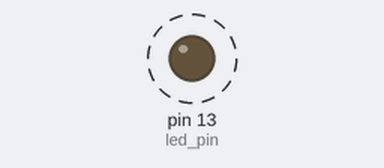
Recording of a sketch running on a simulated Arduino Uno, built with avr-gcc and run on an emulated ATmega328P. On the bench: output pins drawn as LEDs (lit = HIGH). Dashed ring = blinking. No radio packets arrive unless stated; what the sketch prints to the serial monitor is not drawn.

Above: at 1.5 s.
Timing chart, 0 to 4.0 s (numbered marks = the images above):
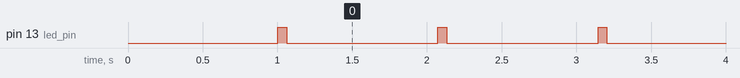

The sketch:

ArcheryRemote.ino
```cpp
#include <TimerOne.h>
#include <VirtualWire.h>

const int led_pin = 13;
const int transmit_pin = 12;

/* Counter and ISR variables */
unsigned char isrTick8, isrCountDownTick8 = 1;
unsigned char segment1,segment2,segment3,segment4;
unsigned char clockTimer8, countDownTick;

/* loop variables */
unsigned char dayTime[2];
unsigned long oldTime;


byte count = 1;
unsigned char sendPeriod;


void setup() {
  delay(1000);
  Serial.begin(9600);  // Debugging only
  Serial.println("setup");

  // put your setup code here, to run once:
  vw_set_tx_pin(transmit_pin);
  pinMode(13, OUTPUT);
  // pinMode(transmit_pin, OUTPUT);
  vw_setup(2000);
//  Timer1.initialize(102500);
//  Timer1.attachInterrupt(ClockTick);
  isrTick8 = 0;
  dayTime[0] = 56;
  dayTime[1] = 14;
}


void loop() {
//    unsigned char loopTimer;


  // put your main code here, to run repeatedly:
  char msg[1]; // = {'#'};
//  char msg[7] = {'h','e','l','l','o',' ','#'};

  if (millis() - oldTime > 100){ /* 100 ms task*/
    oldTime = oldTime + 100;
    ClockTick();
  }

//  loopTimer = clockTimer8;
  if (clockTimer8 > 59){
    clockTimer8 = 0; //clockTimer8 - 60;
    if (dayTime[0] < 59){
      dayTime[0]++;
    }
    else if (dayTime[1] < 23){
      dayTime[0] = 0;
      dayTime[1]++;
    }
    else {
      dayTime[0] = 0;
      dayTime[1] = 0;
    }
  }

  if(!sendPeriod) {
    sendPeriod = 100;
    msg[0] = 1;
    msg[1] = dayTime[1];
    msg[2] = dayTime[0];
    msg[3] = clockTimer8;
    msg[4] = isrTick8;
    Serial.print(msg[0], DEC);
    Serial.print(' ');
    Serial.print(msg[1], DEC);
    Serial.print(' ');
    Serial.print(msg[2], DEC);
    Serial.print(' ');
    Serial.print(msg[3], DEC);
    Serial.print(' ');
    Serial.print(msg[4], DEC);
    Serial.println();
    digitalWrite(led_pin, HIGH); // Flash a light to show transmitting
    vw_send((uint8_t *)msg, 5);
    vw_wait_tx(); // Wait until the whole message is gone
    digitalWrite(led_pin, LOW);

  } else sendPeriod--;

  delay(10);
}

void ClockTick(void){
  char i;
  isrTick8++;
  isrCountDownTick8--;

  if(isrTick8 > 9){               /* 1 sec routine */
  isrTick8 = 0;
  clockTimer8++;
  }

  if(!isrCountDownTick8){
    isrCountDownTick8 = 10;
    if (countDownTick>136) {
      countDownTick--;
      segment1 = 9;
      segment2 = 9;
      segment3 = 9;
      segment4 = 9;
    }
    else if (countDownTick>121) {
      countDownTick--;
      i = countDownTick - 121;
      segment1 = 0;
      segment2 = 0;
      segment3 = i / 10;
      segment4 = i % 10;
    }
    else if (countDownTick) {
      countDownTick--;
      segment1 = 0;
      if (countDownTick>99){
        segment2 = 1;
        segment3 = (countDownTick - 100) / 10;
      }
      else{
        segment2 = 0;
        segment3 = countDownTick / 10;
      }
      segment4 = countDownTick % 10;
    }
  }
}
```

Measured:
- by itself, pin 13 (led_pin): alternates HIGH for 0.06 s and LOW for 1.0 s
